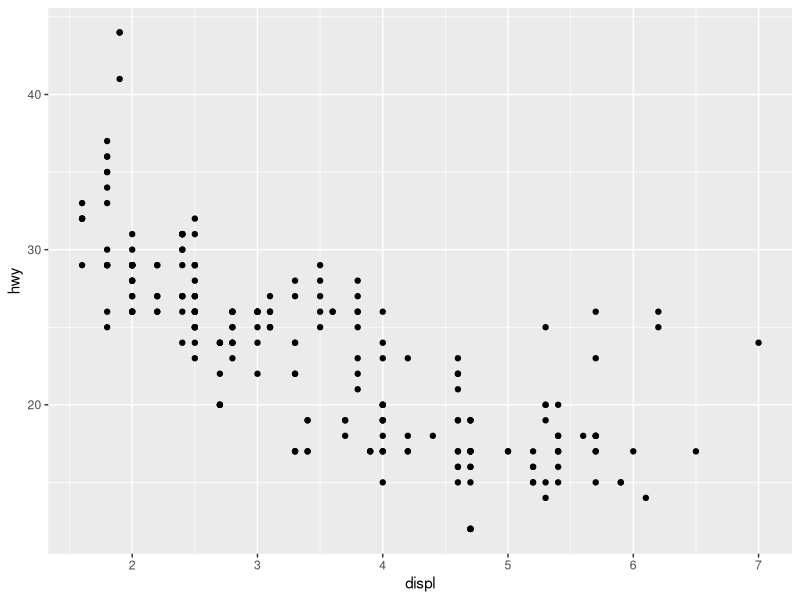
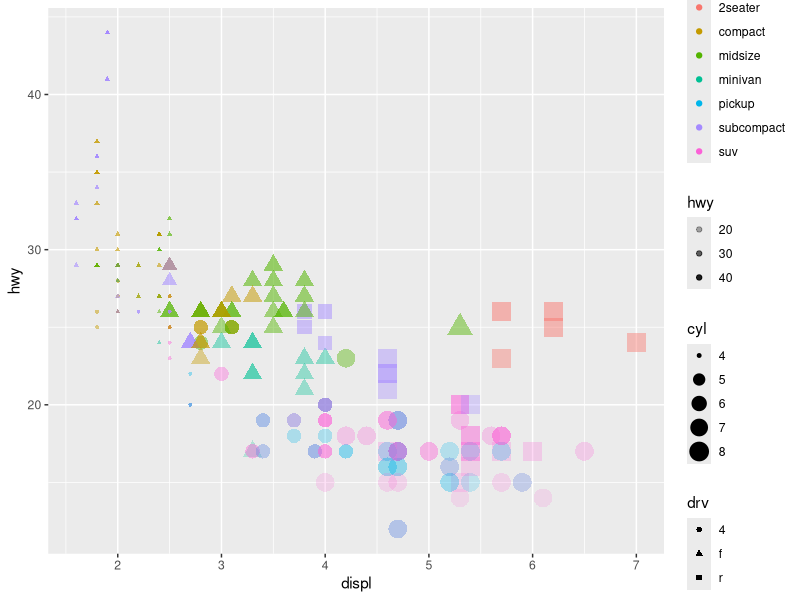
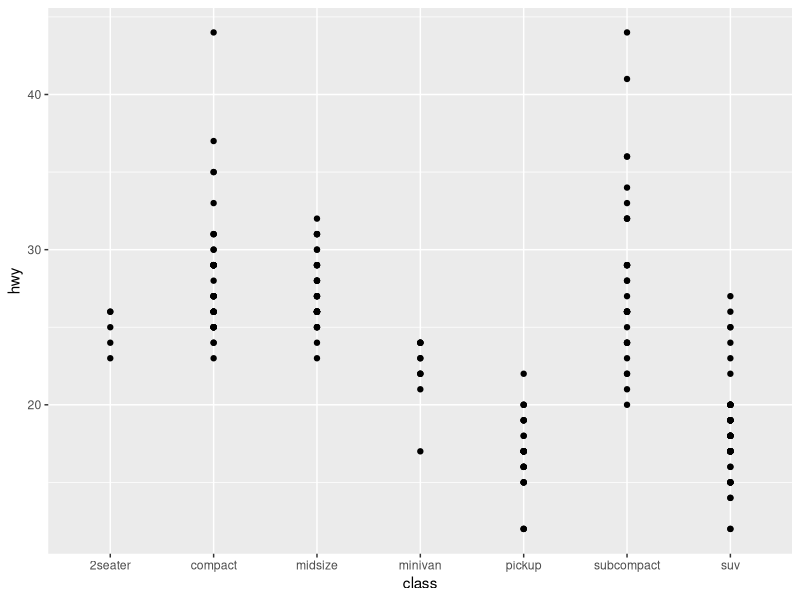
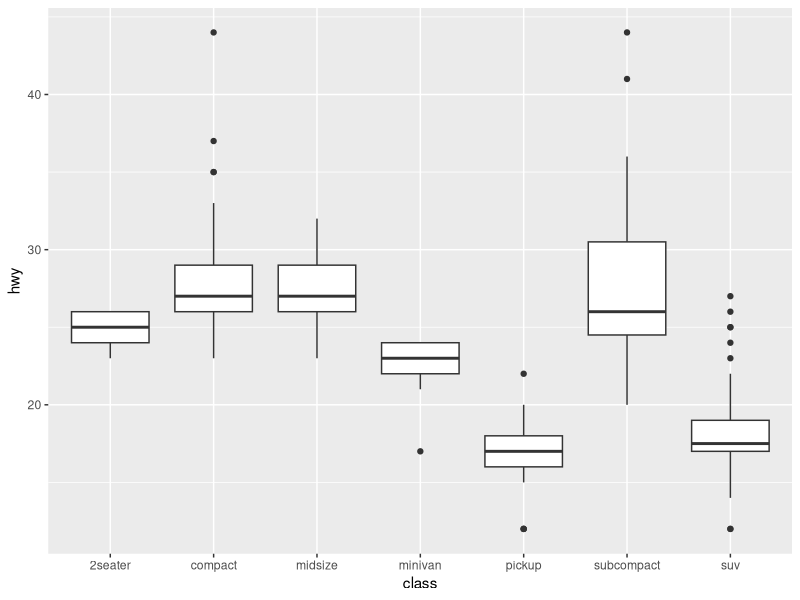
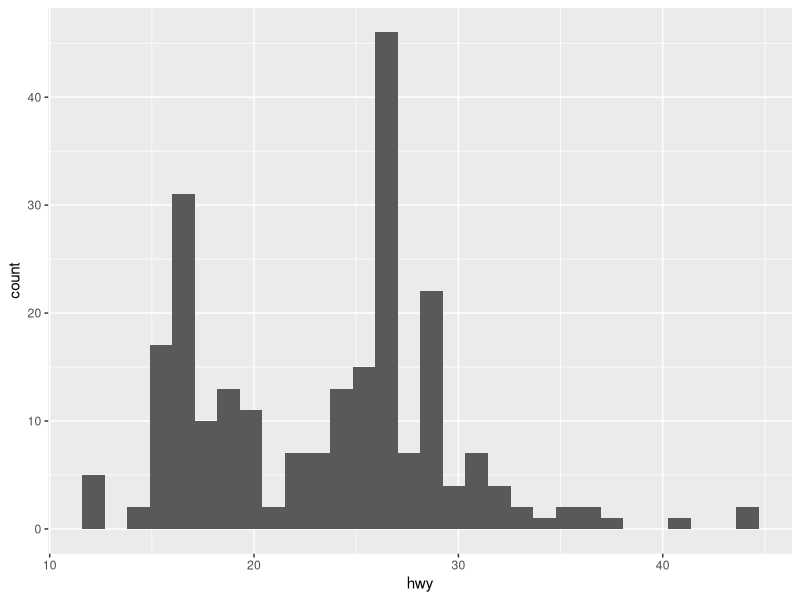
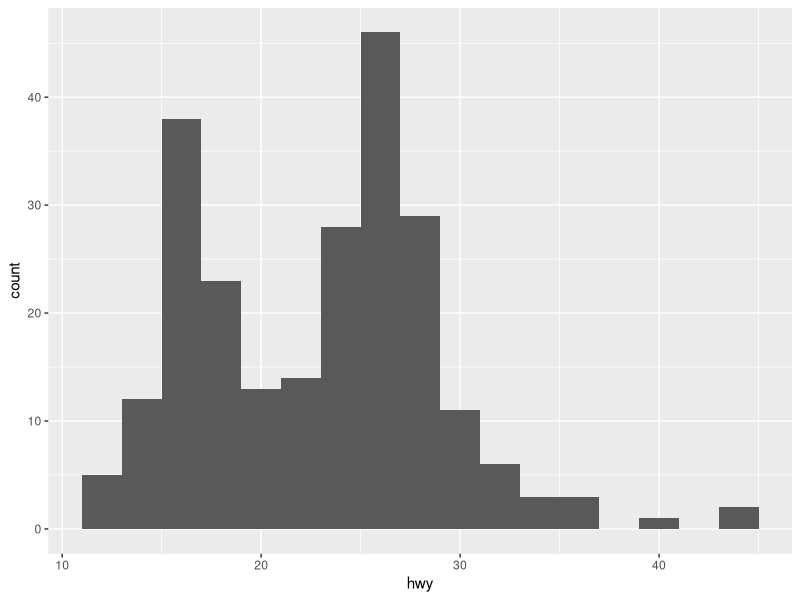
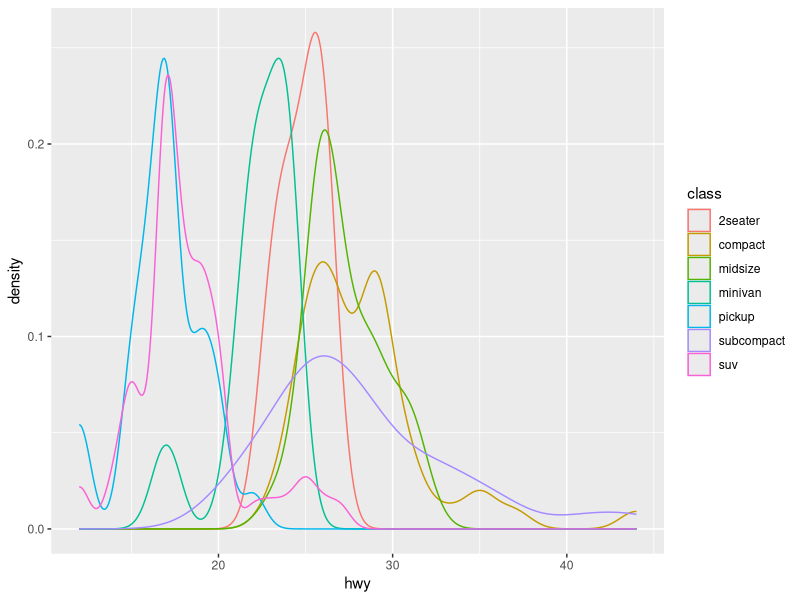
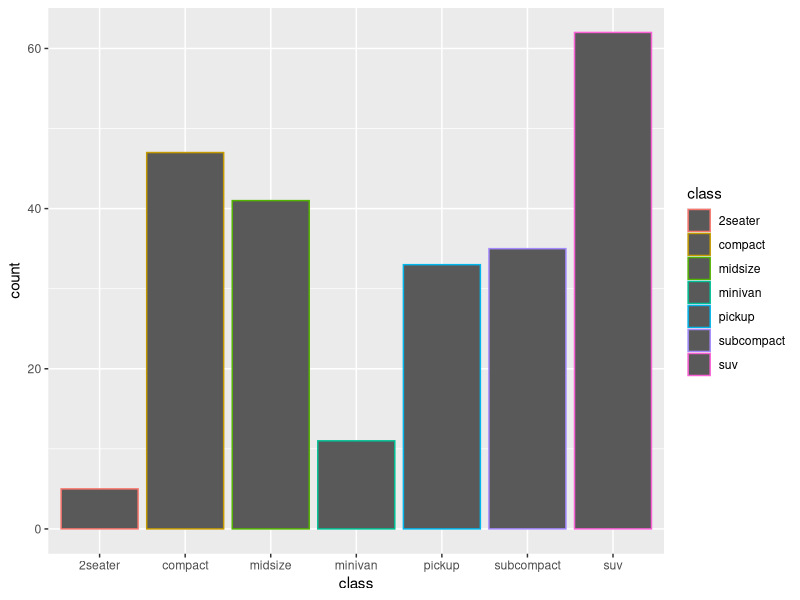

These charts were generated, in order, by the following R code:
## ---- chunk 1
library(tidyverse)
## ---- chunk 2
mpg
## ---- chunk 3
ggplot(data = mpg) +
  geom_point(mapping = aes(x = displ, y = hwy))
## ---- chunk 4
#| fig-height: 7
mpg %>% 
  ggplot() +
  geom_point(mapping = aes(x = displ, y = hwy,
                           color = class,
                           size = cyl,
                           shape = drv,
                           alpha = hwy))
## ---- chunk 5
mpg %>% 
  ggplot() + 
  geom_point(aes(class, hwy))

mpg %>% 
  ggplot() + 
  geom_boxplot(aes(class, hwy))
## ---- chunk 6
mpg %>% 
  ggplot() +
  geom_histogram(aes(hwy))
## ---- chunk 7
mpg %>% 
  ggplot() +
  geom_histogram(aes(hwy), binwidth = 2)
## ---- chunk 8
mpg %>% 
  ggplot() +
    geom_density(mapping = aes(x = hwy, color = class))
## ---- chunk 9
mpg %>% 
  ggplot() +
  geom_bar(mapping = aes(x = class, color = class))
## ---- chunk 10
mpg %>% 
  ggplot() +
  geom_bar(mapping = aes(x = class, fill = class))
## ---- chunk 11
mpg %>% 
  ggplot() + 
  geom_point(aes(displ, hwy)) +
  geom_smooth(aes(displ, hwy))
